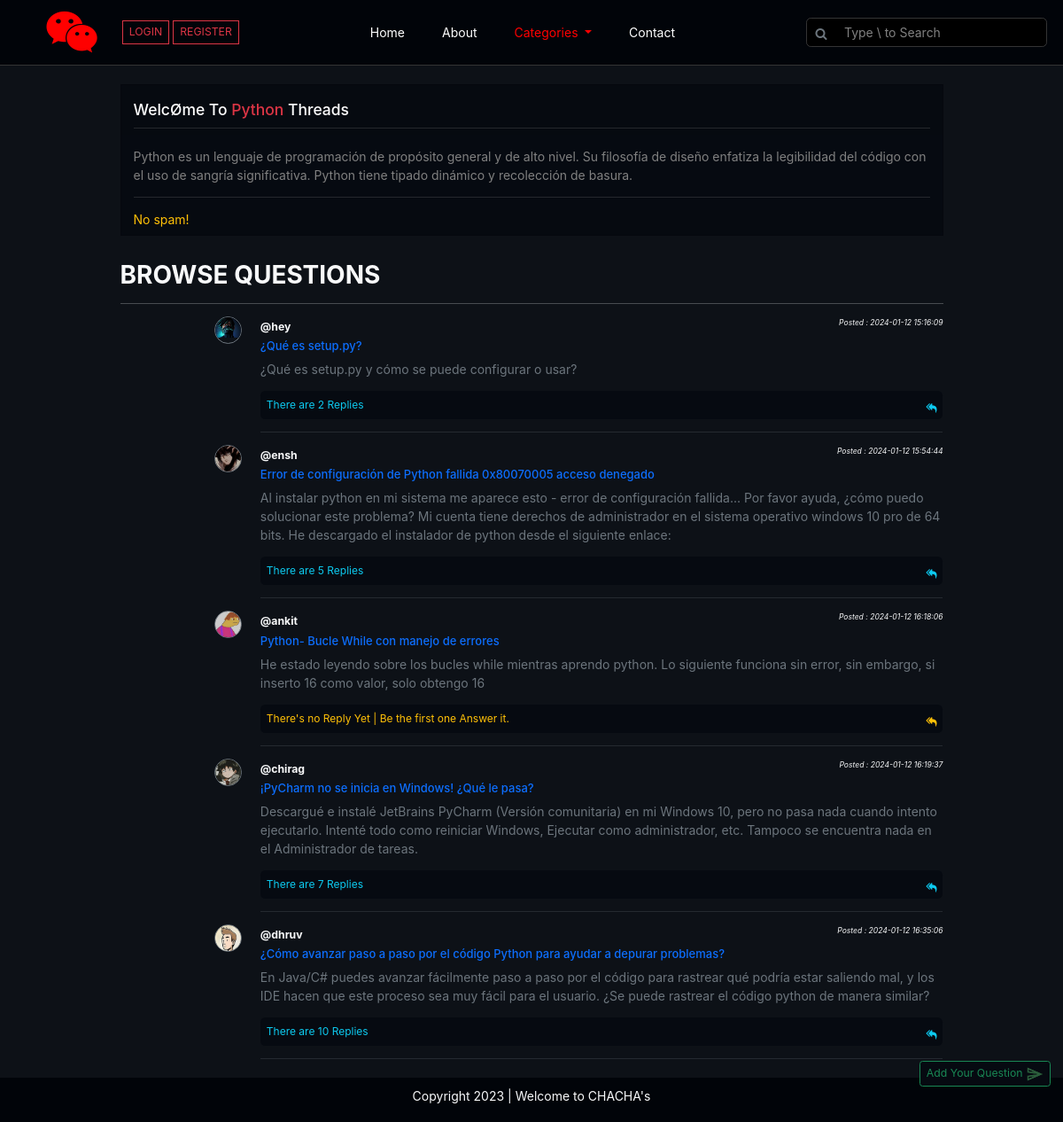
The app's page /threadlist.php?catid=1 with its own data.
### tables this page shows
CREATE TABLE `categories` (
  `c_id` int(250) NOT NULL,
  `c_name` varchar(250) NOT NULL,
  `c_desc` varchar(250) NOT NULL,
  `c_images` varchar(255) NOT NULL,
  `c_reg_date` datetime NOT NULL DEFAULT current_timestamp()
);

CREATE TABLE `threads` (
  `threads_id` int(255) NOT NULL,
  `threads_title` varchar(100) NOT NULL,
  `threads_desc` text NOT NULL,
  `threads_cat_id` int(255) NOT NULL,
  `threads_user_id` int(255) NOT NULL,
  `threads_reg_date` datetime DEFAULT current_timestamp()
);

CREATE TABLE `users` (
  `id` int(255) NOT NULL,
  `username` varchar(255) NOT NULL,
  `user_email` varchar(30) NOT NULL,
  `password` varchar(255) NOT NULL,
  `user_image` varchar(255) NOT NULL,
  `timestamp` datetime NOT NULL DEFAULT current_timestamp()
);

### threadlist.php (the view, shortened to what this page needs)
<!DOCTYPE html>
<html lang="en">
<head>
    <link rel="stylesheet" href="https://cdn.jsdelivr.net/npm/bootstrap@5.2.3/dist/css/bootstrap.min.css">
    <link rel="stylesheet" href="https://cdnjs.cloudflare.com/ajax/libs/font-awesome/6.0.0/css/all.min.css" />
    <link rel='stylesheet' href='https://cdnjs.cloudflare.com/ajax/libs/font-awesome/4.7.0/css/font-awesome.min.css'>
    <link rel="stylesheet" href="css_js/style.css">
</head>
<body>
    <div class="container-fluid p-0 threadlist-page" id="maincontainer">
        <?php include 'partials/_header.php'; ?>
        <?php
        $c_id = $_GET["catid"];
        $sql = "select * from categories where c_id=$c_id";
        $result = mysqli_query($con, $sql);
        while ($row = mysqli_fetch_assoc($result)) {
            $c_name = $row["c_name"];
            $c_desc = $row["c_desc"];
        }
        ?>
        <div class="container my-4">
            <div class="row">
                <div class="col-md-10 mx-auto">
                    <div class="card rounded-0 threadlist-welcome">
                        <div class="card-header border-0">
                            <h5>WelcØme To <span class="text-capitalize text-danger"><?php echo $c_name; ?></span> Threads</h5>
                            <hr>
                        </div>
                        <div class="card-body border-0">
                            <p><?php echo $c_desc; ?></p>
                            <hr>
                        </div>
                        <div class="card-footer border-0 pt-0">
                            <p class="m-0 text-warning">No spam!</p>
                        </div>
                    </div>
                </div>
            </div>
        </div>
        <div class="position-fixed" style="bottom: 40px;right:14px;">
            <a href="#" class="fa-solid fa-up-long float-end" id="backtotop" onclick="document.body.scrollTop=0;document.documentElement.scrollTop=0;event.preventDefault()"></a><br>
            <button class="btn btn-sm btn-outline-success text-success" id="" type="button" style="background-color:#060a11;" data-bs-toggle="offcanvas" data-bs-target="#offcanvasthreadlist" aria-controls="offcanvasBottom">Add Your Question <img src="imgs/send-png-green.png" width="20px" alt=""></button>
        </div>
        <div class="container my-2">
            <div class="row">
                <div class="col-md-10 mx-auto">
                    <h2 class="fw-bold text-light mt-2">BROWSE QUESTIONS</h2>
                    <hr class="text-light">
                    <?php
                    $id = $_GET["catid"];
                    $sql = "select * from threads where threads_cat_id=$id";
                    $result = mysqli_query($con, $sql);
                    while ($row = mysqli_fetch_assoc($result)) {
                        $t_id = $row["threads_id"];
                        $t_title = $row["threads_title"];
                        $t_desc = $row["threads_desc"];
                        $date = $row["threads_reg_date"];
                        $thread_user_id = $row["threads_user_id"];
                        $sql2 = "select * from users where id='$thread_user_id'";
                        $result2 = mysqli_query($con, $sql2);
                        $row2 = mysqli_fetch_assoc($result2);
                        $user_image = $row2["user_image"];
                        $query = "select * from comments where thread_id='$t_id'";
                        $result3 = mysqli_query($con, $query);
                        $num = mysqli_num_rows($result3);
                        echo ' <div class="row">
                                <div class="col-2 d-flex justify-content-end align-items-start">
                                <span class="rounded-5 border border-secondary overflow-hidden" style="width:31px;height:31px;">
                                <img src="uploaded_img/' . $user_image . '" class="img-fluid" width="31px" alt="">
                                </span>
                                </div>
                                <div class="col-10">
                                <p class="m-0 text-light"><b><small>@' . $row2["username"] . '</small></b> <i class="float-end" style="font-size:.7rem;"><small>Posted : ' . $date . '</small></i></p>
                                     <h5><a class="text-decoration-none" href="thread.php?threadid=' . $t_id . '"><span class="" style="font-size:13px;">' . $t_title . '</span></a></h5>
                                     <p class="text-secondary">' . $t_desc . '</p>';
                        if ($num <= 0) {
                            echo '<p class="w-sm-50"><a class="text-decoration-none p-2 rounded-2 text-warning d-block" style="background-color:#060a11;font-size:12px;" href="thread.php?threadid=' . $t_id . '">There\'s no Reply Yet | Be the first one Answer it. <span class="pt-2 fa fa-reply-all float-end"></span></a></p><hr class="text-secondary">';
                        } else {
                            echo '<p class="w-sm-50"><a class="text-decoration-none p-2 rounded-2 text-info d-block" style="background-color:#060a11;font-size:12px;" href="thread.php?threadid=' . $t_id . '">There are ' . $num . ' Replies <span class="pt-2 fa fa-reply-all float-end"></span></a></p><hr class="text-secondary">';
                        }
                        echo '
                                </div>
                            </div>';
                    }
                    ?>
                </div>
            </div>
        </div>
    </div>
    <?php include 'partials/_footer.php'; ?>
</body>
</html>

### css_js/style.css (style rules this page uses)
* { scroll-behavior: smooth; }
html,body { font-family: -apple-system, BlinkMacSystemFont, "Segoe UI", Roboto, Oxygen, Ubuntu, Cantarell, "Open Sans", "Helvetica Neue", sans-serif; font-size: 14px; height: 100vh; }
#maincontainer { background-color: #0d1117; min-height: calc(100vh - 50px); padding-bottom: 20px; }
::placeholder { color: grey !important; }
.threadlist-page .threadlist-welcome { background-color:#060a11 !important; }
.threadlist-page .threadlist-welcome h5 { color: white !important; margin: 10px 0px; }
.threadlist-page .threadlist-welcome hr { color: grey !important; margin: 0; padding: 0; }
.threadlist-page .threadlist-welcome .card-body, .threadlist-page .threadlist-welcome .card-footer { color: grey !important; }

### records on screen
categories: c_name "Python", c_desc "Python es un lenguaje de programación de propósito general y de alto nivel. Su filosofía de diseño enfatiza la legibilidad del código con el uso de sangría significativa. Python tiene tipado dinámico y recolección de basura."
threads: users.user_image (picture), users.username "hey", threads_reg_date "2024-01-12 15:16:09", threads_title "¿Qué es setup.py?", threads_desc "¿Qué es setup.py y cómo se puede configurar o usar?", num "2"
threads: users.user_image (picture), users.username "ensh", threads_reg_date "2024-01-12 15:54:44", threads_title "Error de configuración de Python fallida 0x80070005 acceso denegado", threads_desc "Al instalar python en mi sistema me aparece esto - error de configuración fallida... Por favor ayuda, ¿cómo puedo solucionar este problema? Mi cuenta tiene derechos de administrador en el sistema operativo windows 10 pro de 64 bits. He descargado el instalador de python desde el siguiente enlace:", num "5"
threads: users.user_image (picture), users.username "ankit", threads_reg_date "2024-01-12 16:18:06", threads_title "Python- Bucle While con manejo de errores", threads_desc "He estado leyendo sobre los bucles while mientras aprendo python. Lo siguiente funciona sin error, sin embargo, si inserto 16 como valor, solo obtengo 16"
threads: users.user_image (picture), users.username "chirag", threads_reg_date "2024-01-12 16:19:37", threads_title "¡PyCharm no se inicia en Windows! ¿Qué le pasa?", threads_desc "Descargué e instalé JetBrains PyCharm (Versión comunitaria) en mi Windows 10, pero no pasa nada cuando intento ejecutarlo. Intenté todo como reiniciar Windows, Ejecutar como administrador, etc. Tampoco se encuentra nada en el Administrador de tareas.", num "7"
threads: users.user_image (picture), users.username "dhruv", threads_reg_date "2024-01-12 16:35:06", threads_title "¿Cómo avanzar paso a paso por el código Python para ayudar a depurar problemas?", threads_desc "En Java/C# puedes avanzar fácilmente paso a paso por el código para rastrear qué podría estar saliendo mal, y los IDE hacen que este proceso sea muy fácil para el usuario. ¿Se puede rastrear el código python de manera similar?", num "10"
